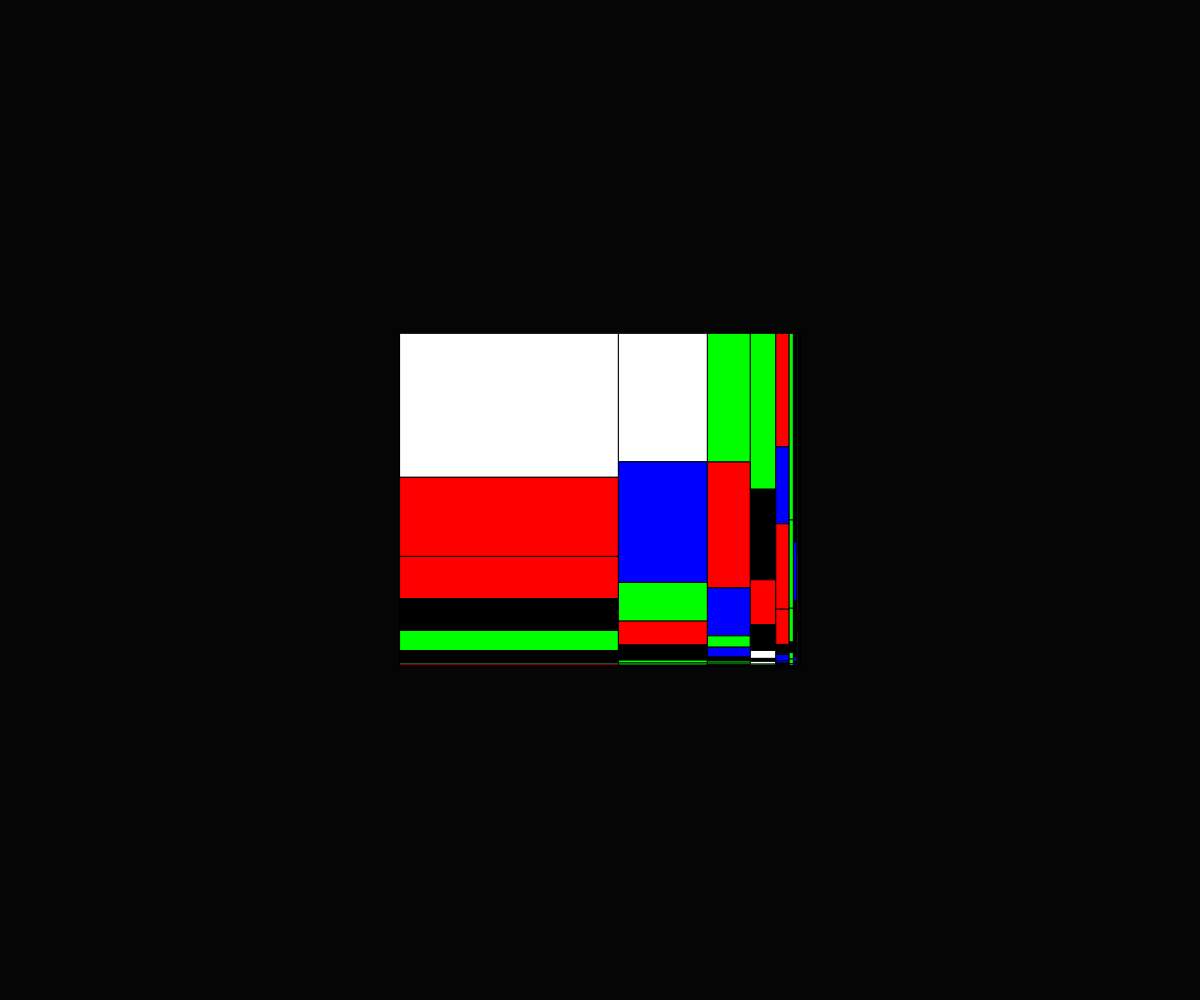
Frame 1 (no input)
Frame 60 (no input): identical to frame 1, image omitted
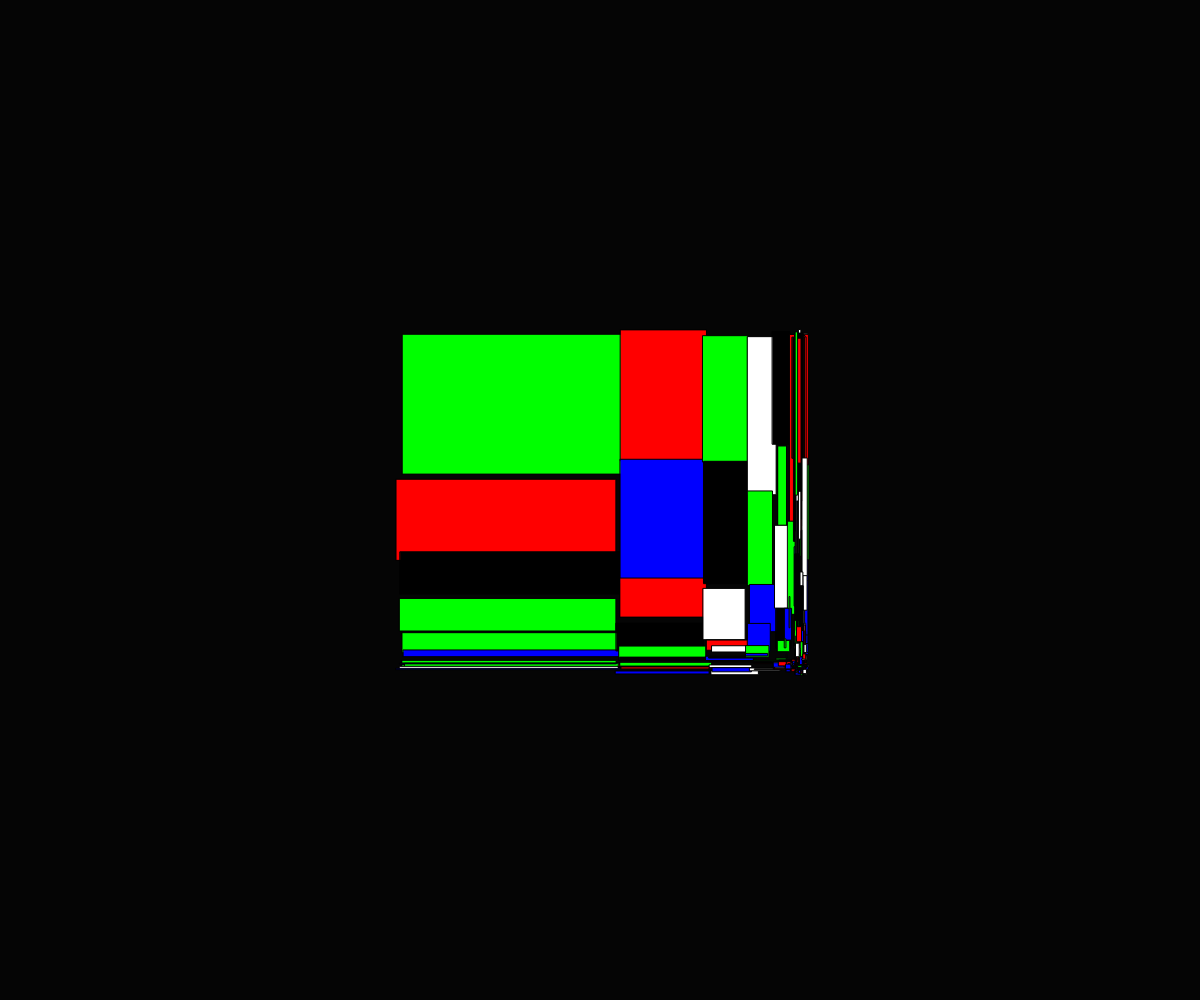
Frame 120 (the mouse pressed at the canvas centre since frame 60)

The p5.js sketch that drew these frames (run headless with seeded random() and noise() and a simulated clock; from frame 60 on, the mouse is pressed at the canvas centre):

// p5.js sketch
// ── sketch.js
const phi = 1.618; // Nombre d'or
let cells = [];
let colors;
let glitching = false;

function setup() {
  createCanvas(windowWidth, windowHeight);
  background(5); // Arrière-plan gris foncé
  initGrid();
}

function draw() {
  background(5);
  for (let cell of cells) {
    if (glitching) {
      // Appliquer un effet de glitch
      fill(random(colors));
      rect(cell.x + random(-5, 5), cell.y + random(-5, 5), cell.cellWidth + random(-5, 5), cell.cellHeight + random(-5, 5));
    } else {
      // Afficher normalement
      fill(cell.color);
      rect(cell.x, cell.y, cell.cellWidth, cell.cellHeight);
    }
  }
}

function initGrid() {
  // Réinitialiser le tableau des cellules
  cells = [];

  // Taille de la zone de dessin (un tiers de la fenêtre)
  let drawWidth = windowWidth / 3;
  let drawHeight = windowHeight / 3;
  let startX = (windowWidth - drawWidth) / 2;
  let startY = (windowHeight - drawHeight) / 2;

  let cols = int(random(6, 36));
  let rows = int(random(6, 36));
  let x = startX;
  let y = startY;

  colors = [color(0, 255, 0), color(255, 0, 0), color(0, 0, 255), color(0), color(255)]; 

  let remainingWidth = drawWidth;

  for (let i = 0; i < cols; i++) {
    let cellWidth = (i == cols - 1) ? remainingWidth : random(remainingWidth / phi, remainingWidth / 3);
    remainingWidth -= cellWidth;
    let remainingHeight = drawHeight;

    for (let j = 0; j < rows; j++) {
      let cellHeight = (j == rows - 1) ? remainingHeight : random(remainingHeight / phi, remainingHeight / 3);
      remainingHeight -= cellHeight;

      cells.push({ x, y, cellWidth, cellHeight, color: random(colors) });
      y += cellHeight;
      
      if (j == rows - 1) {
        y = startY;
      }
    }
    x += cellWidth;
  }
}

function mousePressed() {
  // Basculer l'état de l'effet de glitch
  glitching = !glitching;
}

function windowResized() {
  resizeCanvas(windowWidth, windowHeight);
  initGrid(); // Redessiner le quadrillage lors du redimensionnement de la fenêtre
}
